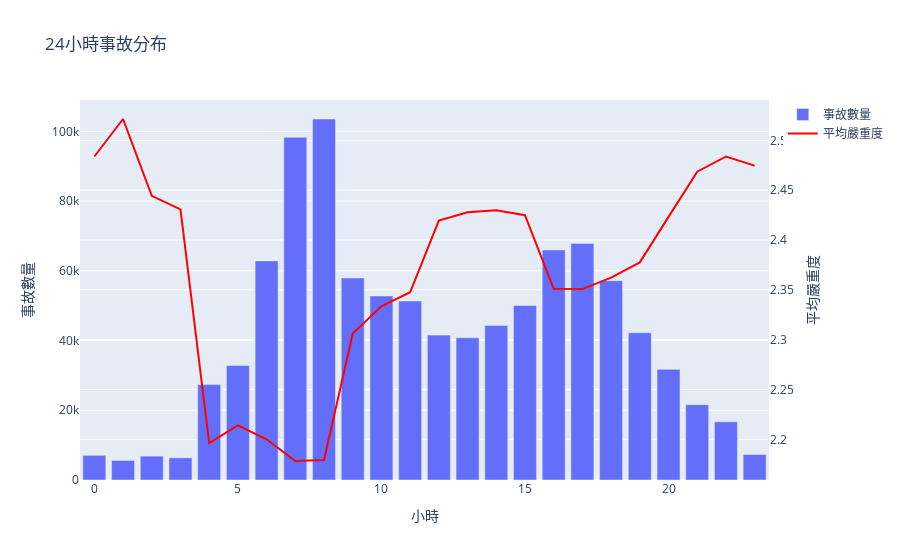

The code cell stored with this chart in its notebook:
### Code cell
# ===========================
# Cell 17: 準備時空預測數據
# ===========================

# 首先，我們需要重新載入包含地理位置的原始數據
print("重新載入地理數據...")

# 載入需要的欄位
geo_cols = ['Start_Lat', 'Start_Lng', 'Start_Time', 'Severity', 'State', 'City']
df_geo = pd.read_csv(file_path, usecols=geo_cols, nrows=1000000)  # 先用100萬筆測試

# 處理時間
df_geo['Start_Time'] = pd.to_datetime(df_geo['Start_Time'])
df_geo = df_geo.dropna(subset=['Start_Lat', 'Start_Lng'])

print(f"地理數據大小: {df_geo.shape}")
print(f"數據範圍: Lat [{df_geo['Start_Lat'].min():.2f}, {df_geo['Start_Lat'].max():.2f}], "
      f"Lng [{df_geo['Start_Lng'].min():.2f}, {df_geo['Start_Lng'].max():.2f}]")

# ===========================
# Cell 18: 創建網格化地圖數據
# ===========================

def create_grid_statistics(df_geo):
    """創建網格化的事故統計"""
    print("創建網格統計...")
    
    # 提取時間特徵
    df_geo['Hour'] = df_geo['Start_Time'].dt.hour
    df_geo['DayOfWeek'] = df_geo['Start_Time'].dt.dayofweek
    df_geo['Month'] = df_geo['Start_Time'].dt.month
    
    # 創建地理網格（0.5度 x 0.5度）
    df_geo['lat_grid'] = (df_geo['Start_Lat'] // 0.5) * 0.5
    df_geo['lng_grid'] = (df_geo['Start_Lng'] // 0.5) * 0.5
    
    # 統計每個網格的事故
    grid_stats = df_geo.groupby(['lat_grid', 'lng_grid']).agg({
        'Severity': ['count', 'mean'],
        'Hour': lambda x: x.mode()[0] if len(x) > 0 else 12,
        'DayOfWeek': lambda x: x.mode()[0] if len(x) > 0 else 1
    }).reset_index()
    
    # 簡化列名
    grid_stats.columns = ['lat', 'lng', 'accident_count', 'avg_severity', 'common_hour', 'common_day']
    
    # 只保留有足夠事故的網格
    grid_stats = grid_stats[grid_stats['accident_count'] >= 10]
    
    print(f"網格數量: {len(grid_stats)}")
    
    return grid_stats, df_geo

grid_stats, df_geo_processed = create_grid_statistics(df_geo)

# ===========================
# Cell 19: 創建互動式地圖（使用Plotly）
# ===========================

import plotly.graph_objects as go
import plotly.express as px

def create_interactive_map(grid_stats, selected_hour=None, selected_day=None):
    """創建互動式事故熱力圖"""
    
    # 篩選數據
    data = grid_stats.copy()
    if selected_hour is not None:
        # 篩選相似時間的數據
        data = data[np.abs(data['common_hour'] - selected_hour) <= 3]
    
    # 創建地圖
    fig = go.Figure()
    
    # 添加熱力圖層
    fig.add_trace(go.Scattermapbox(
        lat=data['lat'],
        lon=data['lng'],
        mode='markers',
        marker=dict(
            size=np.log1p(data['accident_count']) * 3,  # 對數縮放
            color=data['avg_severity'],
            colorscale='Reds',
            showscale=True,
            colorbar=dict(title="平均嚴重度"),
            opacity=0.7
        ),
        text=[f"位置: ({lat:.2f}, {lng:.2f})<br>"
              f"事故數: {count}<br>"
              f"平均嚴重度: {sev:.2f}"
              for lat, lng, count, sev in zip(
                  data['lat'], data['lng'], 
                  data['accident_count'], data['avg_severity'])],
        hovertemplate='%{text}<extra></extra>'
    ))
    
    # 設置地圖樣式
    fig.update_layout(
        mapbox=dict(
            style="open-street-map",
            center=dict(lat=39.8283, lon=-98.5795),  # 美國中心
            zoom=3
        ),
        showlegend=False,
        height=600,
        title=f"美國交通事故熱力圖" + 
              (f" - {selected_hour}:00" if selected_hour is not None else "")
    )
    
    return fig

# 創建基礎地圖
base_map = create_interactive_map(grid_stats)
base_map.show()

# ===========================
# Cell 20: 時間動態分析
# ===========================

# 創建按小時的事故分布
hourly_stats = df_geo_processed.groupby('Hour').agg({
    'Severity': ['count', 'mean']
}).reset_index()
hourly_stats.columns = ['Hour', 'Count', 'Avg_Severity']

# 繪製時間分布圖
fig_time = go.Figure()

# 事故數量
fig_time.add_trace(go.Bar(
    x=hourly_stats['Hour'],
    y=hourly_stats['Count'],
    name='事故數量',
    yaxis='y'
))

# 平均嚴重度
fig_time.add_trace(go.Scatter(
    x=hourly_stats['Hour'],
    y=hourly_stats['Avg_Severity'],
    name='平均嚴重度',
    yaxis='y2',
    line=dict(color='red', width=2)
))

fig_time.update_layout(
    title='24小時事故分布',
    xaxis=dict(title='小時'),
    yaxis=dict(title='事故數量', side='left'),
    yaxis2=dict(title='平均嚴重度', side='right', overlaying='y'),
    hovermode='x unified'
)

fig_time.show()

# ===========================
# Cell 21: 預測函數
# ===========================

def predict_accident_risk(lat, lng, hour, day_of_week, model, scaler, feature_template):
    """預測特定位置和時間的事故風險"""
    
    # 創建特徵向量（需要匹配訓練時的特徵）
    # 這裡簡化處理，實際需要完整的特徵工程
    features = np.zeros(len(feature_template))
    
    # 填入基本特徵
    features[0] = hour
    features[1] = day_of_week
    # ... 其他特徵
    
    # 標準化
    features_scaled = scaler.transform(features.reshape(1, -1))
    
    # 預測
    prediction = model.predict(features_scaled)[0]
    probability = model.predict_proba(features_scaled)[0]
    
    return prediction, probability

# ===========================
# Cell 22: 高風險區域識別
# ===========================

def identify_high_risk_areas(grid_stats, threshold_percentile=90):
    """識別高風險區域"""
    
    # 計算風險分數（結合事故數量和嚴重度）
    grid_stats['risk_score'] = (
        grid_stats['accident_count'] * 0.3 + 
        grid_stats['avg_severity'] * 100 * 0.7
    )
    
    # 找出高風險區域
    threshold = np.percentile(grid_stats['risk_score'], threshold_percentile)
    high_risk = grid_stats[grid_stats['risk_score'] >= threshold].copy()
    
    # 排序
    high_risk = high_risk.sort_values('risk_score', ascending=False)
    
    print(f"識別出 {len(high_risk)} 個高風險區域")
    print("\nTop 10 高風險區域:")
    for idx, row in high_risk.head(10).iterrows():
        print(f"  ({row['lat']:.2f}, {row['lng']:.2f}) - "
              f"風險分數: {row['risk_score']:.2f}, "
              f"事故數: {row['accident_count']}")
    
    return high_risk

high_risk_areas = identify_high_risk_areas(grid_stats)

### Figure 1 — Plotly figure (JSON) as saved in the notebook; plotly's stock layout.template omitted (floating-point values rounded to 4 significant figures)
{"data": [{"name": "事故數量", "type": "bar", "x": [0, 1, 2, 3, 4, 5, 6, 7, 8, 9, 10, 11, 12, 13, 14, 15, 16, 17, 18, 19, 20, 21, 22, 23], "y": [7072, 5593, 6844, 6359, 27365, 32816, 62841, 98288, 103530, 57916, 52767, 51330, 41558, 40766, 44333, 50070, 65979, 67836, 57178, 42233, 31740, 21594, 16678, 7314], "yaxis": "y"}, {"line": {"color": "red", "width": 2}, "name": "平均嚴重度", "type": "scatter", "x": [0, 1, 2, 3, 4, 5, 6, 7, 8, 9, 10, 11, 12, 13, 14, 15, 16, 17, 18, 19, 20, 21, 22, 23], "y": [2.484, 2.521, 2.444, 2.431, 2.196, 2.214, 2.2, 2.178, 2.179, 2.306, 2.333, 2.348, 2.419, 2.428, 2.43, 2.425, 2.351, 2.351, 2.362, 2.378, 2.423, 2.468, 2.484, 2.475], "yaxis": "y2"}], "layout": {"hovermode": "x unified", "title": {"text": "24小時事故分布"}, "xaxis": {"title": {"text": "小時"}}, "yaxis": {"side": "left", "title": {"text": "事故數量"}}, "yaxis2": {"overlaying": "y", "side": "right", "title": {"text": "平均嚴重度"}}}}
